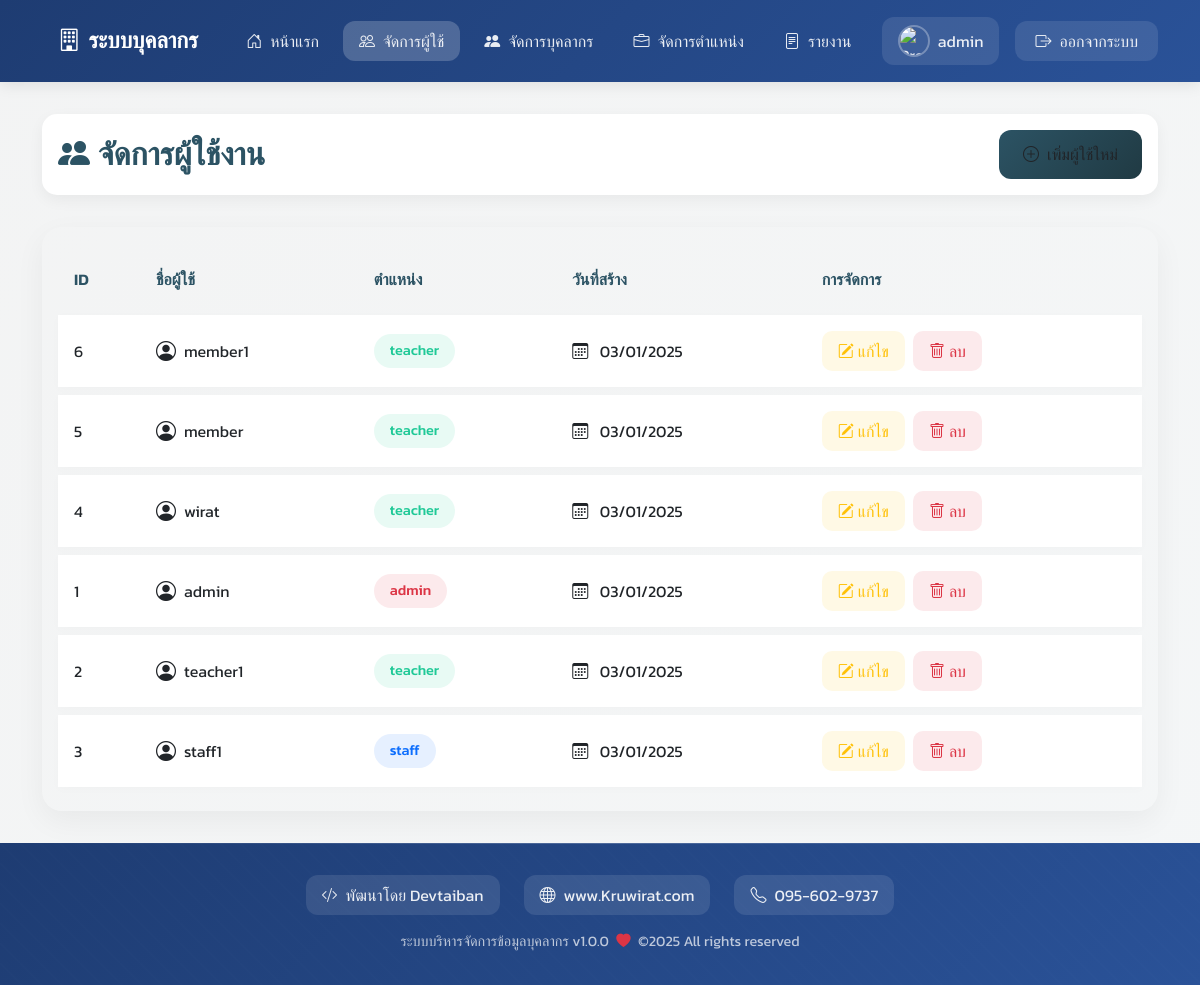
The page /manage_users.php (signed in) on the database its author committed.
### tables this page shows
CREATE TABLE `users` (
  `user_id` int(11) NOT NULL,
  `username` varchar(50) NOT NULL,
  `password` varchar(255) NOT NULL,
  `role` enum('admin','teacher','staff') NOT NULL,
  `image_path` varchar(255) DEFAULT NULL,
  `created_at` timestamp NOT NULL DEFAULT current_timestamp(),
  `last_login` datetime DEFAULT NULL
);

### manage_users.php (the view, shortened to what this page needs)
<?php
$conn = getConnection();
$stmt = $conn->query("SELECT * FROM users ORDER BY created_at DESC");
$users = $stmt->fetchAll(PDO::FETCH_ASSOC);
require_once 'header.php';
?>
<div class="user-management-container">
    <div class="container">
        <div class="page-header d-flex justify-content-between align-items-center">
            <h2 class="page-title">
                <i class="bi bi-people-fill me-2"></i>จัดการผู้ใช้งาน
            </h2>
            <button class="btn add-user-btn" onclick="showAddModal()">
                <i class="bi bi-plus-circle me-2"></i>เพิ่มผู้ใช้ใหม่
            </button>
        </div>
        <div class="users-table-card">
            <div class="table-container">
                <table class="custom-table">
                    <thead>
                        <tr>
                            <th>ID</th>
                            <th>ชื่อผู้ใช้</th>
                            <th>ตำแหน่ง</th>
                            <th>วันที่สร้าง</th>
                            <th>การจัดการ</th>
                        </tr>
                    </thead>
                    <tbody>
                        <?php foreach ($users as $user): ?>
                        <tr>
                            <td><?= htmlspecialchars($user['user_id']) ?></td>
                            <td>
                                <div class="d-flex align-items-center">
                                    <i class="bi bi-person-circle me-2 fs-5"></i>
                                    <?= htmlspecialchars($user['username']) ?>
                                </div>
                            </td>
                            <td>
                                <span class="role-badge role-<?= strtolower($user['role']) ?>">
                                    <?= htmlspecialchars($user['role']) ?>
                                </span>
                            </td>
                            <td>
                                <i class="bi bi-calendar3 me-2"></i>
                                <?= date('d/m/Y', strtotime($user['created_at'])) ?>
                            </td>
                            <td>
                                <div class="action-buttons">
                                    <button class="btn-action btn-edit" onclick="showEditModal(<?= $user['user_id'] ?>)">
                                        <i class="bi bi-pencil-square me-1"></i>แก้ไข
                                    </button>
                                    <button class="btn-action btn-delete" onclick="deleteUser(<?= $user['user_id'] ?>)">
                                        <i class="bi bi-trash me-1"></i>ลบ
                                    </button>
                                </div>
                            </td>
                        </tr>
                        <?php endforeach; ?>
                    </tbody>
                </table>
            </div>
        </div>
    </div>
</div>
<?php require_once 'footer.php'; ?>

### header.php (shortened to what this page needs)
<!DOCTYPE html>
<html lang="th">
<head>
    <link href="https://cdn.jsdelivr.net/npm/bootstrap@5.3.0/dist/css/bootstrap.min.css" rel="stylesheet">
    <link href="https://cdn.jsdelivr.net/npm/bootstrap-icons@1.11.1/font/bootstrap-icons.css" rel="stylesheet">
</head>
<body>
    <nav class="navbar navbar-expand-lg navbar-dark navbar-custom">
        <div class="container">
            <a class="navbar-brand" href="index.php">
                <i class="bi bi-building"></i>
                ระบบบุคลากร
            </a>
            <div class="collapse navbar-collapse" id="navbarNav">
                <ul class="navbar-nav">
                    <li class="nav-item">
                        <a class="nav-link <?= basename($_SERVER['PHP_SELF']) == 'index.php' ? 'active' : '' ?>" href="index.php">
                            <i class="bi bi-house-door"></i> หน้าแรก
                        </a>
                    </li>
                    <?php if ($_SESSION['role'] === 'admin'): ?>
                        <li class="nav-item">
                            <a class="nav-link <?= basename($_SERVER['PHP_SELF']) == 'manage_users.php' ? 'active' : '' ?>" href="manage_users.php">
                                <i class="bi bi-people"></i> จัดการผู้ใช้
                            </a>
                        </li>
                        <li class="nav-item">
                            <a class="nav-link <?= basename($_SERVER['PHP_SELF']) == 'manage_personnel.php' ? 'active' : '' ?>" href="manage_personnel.php">
                                <i class="bi bi-people-fill"></i> จัดการบุคลากร
                            </a>
                        </li>
                        <li class="nav-item">
                            <a class="nav-link <?= basename($_SERVER['PHP_SELF']) == 'manage_positions.php' ? 'active' : '' ?>" href="manage_positions.php">
                                <i class="bi bi-briefcase"></i> จัดการตำแหน่ง
                            </a>
                        </li>
                        <li class="nav-item">
                            <a class="nav-link <?= basename($_SERVER['PHP_SELF']) == 'reports.php' ? 'active' : '' ?>" href="reports.php">
                                <i class="bi bi-file-text"></i> รายงาน
                            </a>
                        </li>
                    <?php endif; ?>
                </ul>
                <div class="user-menu">
                    <a href="profile.php" class="user-profile">
                        <img src="<?= $_SESSION['image_path'] ?? 'images/default-profile.png' ?>" alt="Profile">
                        <span><?= htmlspecialchars($_SESSION['username']) ?></span>
                    </a>
                    <a href="logout.php" class="logout-btn">
                        <i class="bi bi-box-arrow-right"></i>
                        ออกจากระบบ
                    </a>
                </div>
            </div>
        </div>
    </nav>

### footer.php (shortened to what this page needs)
<footer class="footer">
    <div class="footer-wave"></div>
    <div class="container footer-content">
        <div class="developer-info">
            <div class="footer-item">
                <i class="bi bi-code-slash"></i>
                <span>พัฒนาโดย Devtaiban</span>
            </div>
            <div class="footer-item">
                <i class="bi bi-globe"></i>
                <a href="http://www.Kruwirat.com" target="_blank" class="footer-link">
                    www.Kruwirat.com
                </a>
            </div>
            <div class="footer-item">
                <i class="bi bi-telephone"></i>
                <a href="tel:0956029737" class="footer-link">095-602-9737</a>
            </div>
        </div>
        <div class="version-info">
            ระบบบริหารจัดการข้อมูลบุคลากร v1.0.0
            <i class="bi bi-heart-fill text-danger mx-1"></i>
            ©2025 All rights reserved
        </div>
    </div>
</footer>
</body>
</html>

### header.php (style rules this page uses)
:root { --primary-color: #1e3c72; --secondary-color: #2a5298; --accent-color: #4776E6; --text-light: rgba(255, 255, 255, 0.9); }
body { font-family: 'Kanit', sans-serif; min-height: 100vh; display: flex; flex-direction: column; }
.navbar-custom { background: linear-gradient(135deg, var(--primary-color), var(--secondary-color)); padding: 1rem 0; box-shadow: 0 2px 15px rgba(0, 0, 0, 0.1); }
.navbar-brand { font-weight: 600; font-size: 1.4rem; display: flex; align-items: center; gap: 0.5rem; padding: 0.5rem 1rem; border-radius: 12px; transition: all 0.3s ease; }
.navbar-nav { gap: 0.5rem; }
.nav-item { position: relative; }
.nav-link { color: var(--text-light) !important; padding: 0.5rem 1rem !important; border-radius: 12px; display: flex; align-items: center; gap: 0.5rem; transition: all 0.3s ease; }
.nav-link.active { background: rgba(255, 255, 255, 0.2); font-weight: 500; }
.user-menu { margin-left: auto; display: flex; align-items: center; gap: 1rem; }
.user-profile { display: flex; align-items: center; gap: 0.5rem; padding: 0.5rem 1rem; border-radius: 12px; color: var(--text-light); text-decoration: none; background: rgba(255, 255, 255, 0.1); transition: all 0.3s ease; }
.user-profile img { width: 32px; height: 32px; border-radius: 50%; object-fit: cover; border: 2px solid rgba(255, 255, 255, 0.3); }
.logout-btn { padding: 0.5rem 1.25rem; border-radius: 12px; color: var(--text-light); text-decoration: none; background: rgba(255, 255, 255, 0.1); display: flex; align-items: center; gap: 0.5rem; transition: all 0.3s ease; }

### manage_users.php (style rules this page uses)
.user-management-container { padding: 2rem 0; min-height: calc(100vh - 180px); background: linear-gradient(135deg, rgba(15, 32, 39, 0.05), rgba(32, 58, 67, 0.05), rgba(44, 83, 100, 0.05)); }
.page-header { margin-bottom: 2rem; padding: 1rem; background: white; border-radius: 15px; box-shadow: 0 5px 15px rgba(0, 0, 0, 0.05); }
.page-title { font-weight: 600; color: #2c5364; margin: 0; }
.add-user-btn { background: linear-gradient(135deg, #2c5364, #203a43); border: none; padding: 0.8rem 1.5rem; border-radius: 12px; font-weight: 500; transition: all 0.3s ease; }
.users-table-card { border: none; border-radius: 20px; box-shadow: 0 10px 30px rgba(0, 0, 0, 0.05); overflow: hidden; }
.table-container { padding: 1rem; }
.custom-table { width: 100%; border-collapse: separate; border-spacing: 0 0.5rem; }
.custom-table thead th { background: transparent; border: none; color: #2c5364; font-weight: 600; padding: 1rem; }
.custom-table tbody tr { background: white; box-shadow: 0 2px 10px rgba(0, 0, 0, 0.02); transition: all 0.3s ease; }
.custom-table td { padding: 1rem; border: none; vertical-align: middle; }
.role-badge { display: inline-block; padding: 0.4rem 1rem; border-radius: 20px; font-size: 0.9rem; font-weight: 500; }
.role-admin { background: rgba(220, 53, 69, 0.1); color: #dc3545; }
.role-teacher { background: rgba(32, 201, 151, 0.1); color: #20c997; }
.role-staff { background: rgba(13, 110, 253, 0.1); color: #0d6efd; }
.action-buttons { display: flex; gap: 0.5rem; }
.btn-action { padding: 0.5rem 1rem; border-radius: 10px; border: none; font-weight: 500; transition: all 0.3s ease; }
.btn-edit { background: rgba(255, 193, 7, 0.1); color: #ffc107; }
.btn-delete { background: rgba(220, 53, 69, 0.1); color: #dc3545; }

### footer.php (style rules this page uses)
.footer { margin-top: auto; background: linear-gradient(135deg, #1e3c72, #2a5298); color: rgba(255, 255, 255, 0.9); padding: 2rem 0; position: relative; overflow: hidden; }
.footer::before { content: ''; position: absolute; top: 0; left: 0; right: 0; height: 1px; background: linear-gradient(to right, transparent, rgba(255, 255, 255, 0.2), transparent ); }
.footer-content { position: relative; z-index: 1; }
.footer-wave { position: absolute; top: 0; left: 0; width: 100%; height: 100%; opacity: 0.1; background: linear-gradient(45deg, transparent 45%, rgba(255, 255, 255, 0.1) 50%, transparent 55% ); background-size: 20px 20px; }
.developer-info { display: flex; align-items: center; justify-content: center; gap: 1.5rem; flex-wrap: wrap; }
.footer-item { display: flex; align-items: center; gap: 0.5rem; padding: 0.5rem 1rem; border-radius: 12px; background: rgba(255, 255, 255, 0.1); transition: all 0.3s ease; }
.footer-link { color: rgba(255, 255, 255, 0.9); text-decoration: none; transition: all 0.3s ease; }
.version-info { text-align: center; margin-top: 1rem; font-size: 0.9rem; color: rgba(255, 255, 255, 0.7); }

### rows shown on the page
users: user_id "6", username "member1", role "teacher", created_at "03/01/2025"
users: user_id "5", username "member", role "teacher", created_at "03/01/2025"
users: user_id "4", username "wirat", role "teacher", created_at "03/01/2025"
users: user_id "1", username "admin", role "admin", created_at "03/01/2025"
users: user_id "2", username "teacher1", role "teacher", created_at "03/01/2025"
users: user_id "3", username "staff1", role "staff", created_at "03/01/2025"

### other values the page prints
$_SESSION['username'] "admin"
